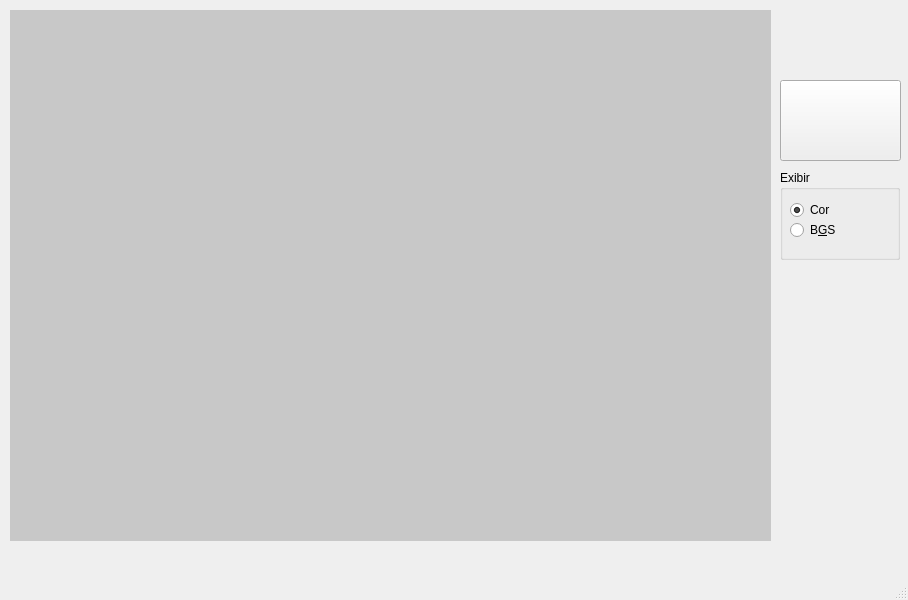
<?xml version="1.0" encoding="UTF-8"?>
<ui version="4.0">
 <class>MultiviewFuttrackerMainWindow</class>
 <widget class="QMainWindow" name="MultiviewFuttrackerMainWindow">
  <property name="geometry">
   <rect>
    <x>0</x>
    <y>0</y>
    <width>908</width>
    <height>600</height>
   </rect>
  </property>
  <property name="windowTitle">
   <string>MultiView Futtracker</string>
  </property>
  <property name="styleSheet">
   <string notr="true"/>
  </property>
  <widget class="QWidget" name="centralwidget">
   <widget class="QGroupBox" name="groupBox">
    <property name="geometry">
     <rect>
      <x>780</x>
      <y>170</y>
      <width>120</width>
      <height>90</height>
     </rect>
    </property>
    <property name="sizePolicy">
     <sizepolicy hsizetype="Fixed" vsizetype="Fixed">
      <horstretch>0</horstretch>
      <verstretch>0</verstretch>
     </sizepolicy>
    </property>
    <property name="title">
     <string>Exibir</string>
    </property>
    <property name="flat">
     <bool>false</bool>
    </property>
    <property name="checkable">
     <bool>false</bool>
    </property>
    <widget class="QRadioButton" name="radioButton_color">
     <property name="geometry">
      <rect>
       <x>10</x>
       <y>30</y>
       <width>95</width>
       <height>20</height>
      </rect>
     </property>
     <property name="text">
      <string>Cor</string>
     </property>
     <property name="checked">
      <bool>true</bool>
     </property>
    </widget>
    <widget class="QRadioButton" name="radioButton_foreground">
     <property name="geometry">
      <rect>
       <x>10</x>
       <y>50</y>
       <width>95</width>
       <height>20</height>
      </rect>
     </property>
     <property name="text">
      <string>B&amp;GS</string>
     </property>
    </widget>
   </widget>
   <widget class="QMdiArea" name="mdiArea">
    <property name="geometry">
     <rect>
      <x>10</x>
      <y>10</y>
      <width>761</width>
      <height>531</height>
     </rect>
    </property>
    <property name="background">
     <brush brushstyle="SolidPattern">
      <color alpha="255">
       <red>200</red>
       <green>200</green>
       <blue>200</blue>
      </color>
     </brush>
    </property>
   </widget>
   <widget class="QPushButton" name="pushButton">
    <property name="geometry">
     <rect>
      <x>780</x>
      <y>80</y>
      <width>121</width>
      <height>81</height>
     </rect>
    </property>
    <property name="text">
     <string/>
    </property>
    <property name="icon">
     <iconset resource="../resource.qrc">
      <normaloff>:/View/resources/power.png</normaloff>:/View/resources/power.png</iconset>
    </property>
    <property name="iconSize">
     <size>
      <width>64</width>
      <height>64</height>
     </size>
    </property>
   </widget>
   <widget class="QLabel" name="label">
    <property name="geometry">
     <rect>
      <x>778</x>
      <y>10</y>
      <width>121</width>
      <height>61</height>
     </rect>
    </property>
    <property name="text">
     <string/>
    </property>
    <property name="pixmap">
     <pixmap resource="../resource.qrc">:/View/resources/logo63.png</pixmap>
    </property>
    <property name="scaledContents">
     <bool>true</bool>
    </property>
   </widget>
  </widget>
  <widget class="QMenuBar" name="menubar">
   <property name="geometry">
    <rect>
     <x>0</x>
     <y>0</y>
     <width>908</width>
     <height>30</height>
    </rect>
   </property>
   <property name="styleSheet">
    <string notr="true"/>
   </property>
  </widget>
  <widget class="QStatusBar" name="statusbar"/>
 </widget>
 <resources>
  <include location="../resource.qrc"/>
 </resources>
 <connections/>
</ui>
